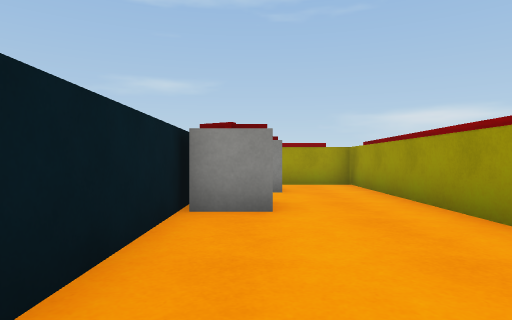
view 1 (above)

13 first-person views from a walk through a Unity game level. The camera is 0.62 m above the floor, looks level and sees 75° across. The floor is counted in squares, 1 m on a side. Each view is taken from the middle of a square. On the plan, view 1 faces up. The plan holds only what a view shows up to about 10 squares ahead; the rest is blank. The place goes on beyond the plan. The player is left out. Surface patterns are stand-ins for the level's own textures.

view 2
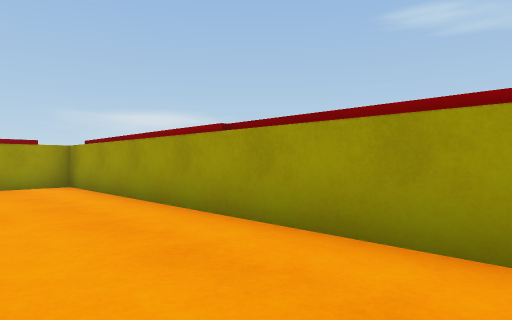

view 3
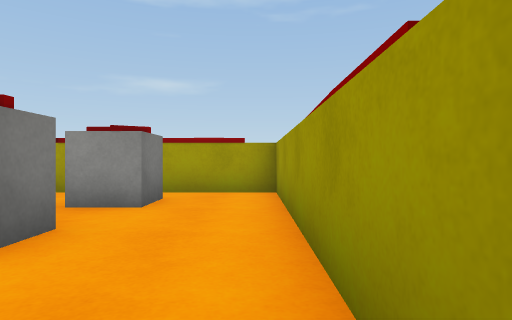

view 4
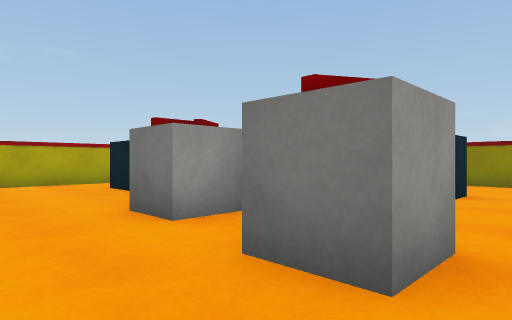

view 5
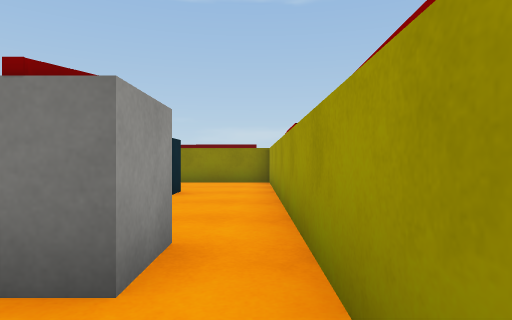

view 6
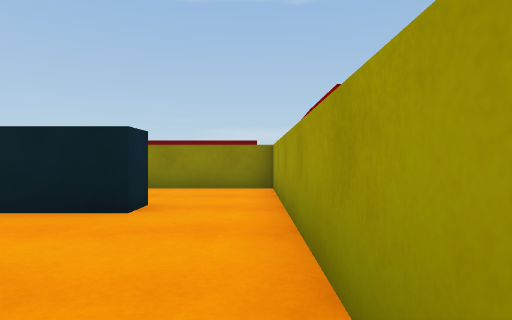

view 7
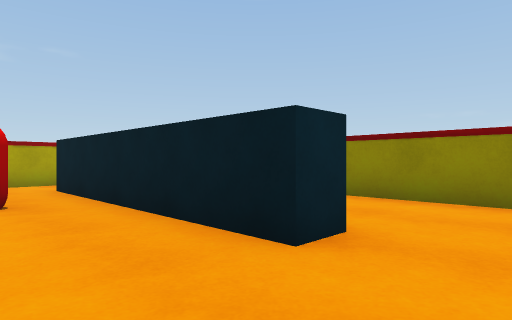

view 8
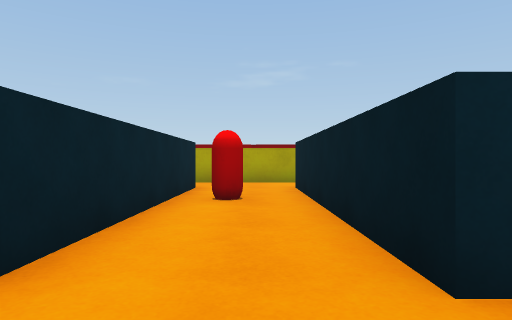

view 9
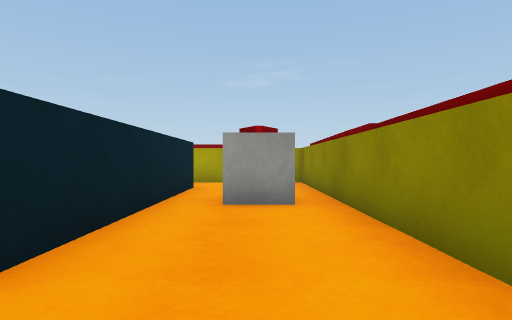

view 10
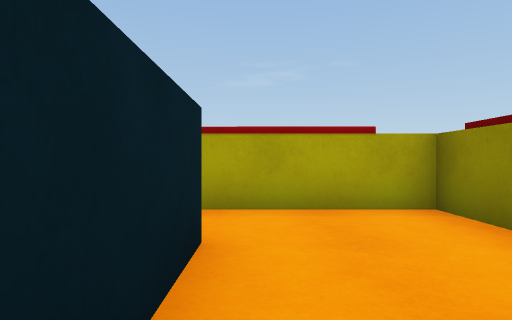

view 11
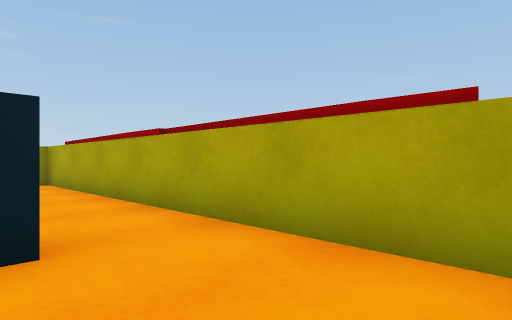

view 12
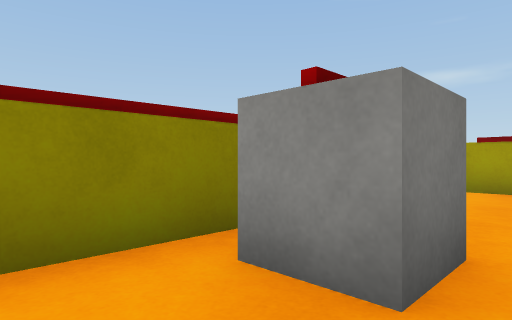

view 13
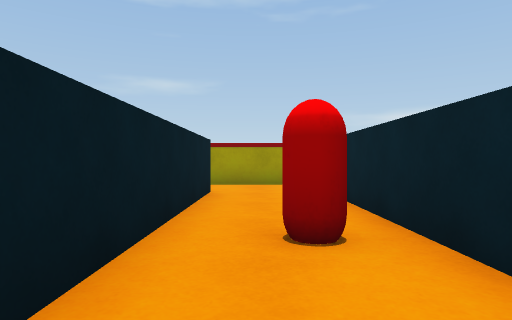

### Floor plan
Ten units are one square. View 1 is at (0, 0); x grows to the right and y downward. Boxes are objects, and circles mark ways between rooms. Rooms are numbered by the first view taken in them; rooms with no view inside come last. Other rooms are left out.
<svg viewBox="-78 -89 107 106">
<path fill="none" stroke="#000" d="M-9 -48 -9 -5M-6 12 24 12 24 -84 -16 -84M-39 -65 -39 -35M-16 -84 -36 -84M-16 -35 -16 -62M-46 -65 -39 -65M-46 -4 -46 -62M-36 -84 -73 -84 -73 12 -46 12M-16 -5 -16 -35M-39 -35 -39 -5M-46 12 -6 12"/>
<rect x="-5" y="-55" width="10" height="20" fill="#bbb"><title>other object</title></rect>
<rect x="-5" y="-75" width="10" height="20" fill="#bbb"><title>other object</title></rect>
<rect x="-65" y="-35" width="10" height="10" fill="#bbb"><title>other object</title></rect>
<rect x="-35" y="-35" width="10" height="10" fill="#bbb"><title>red capsule</title></rect>
<circle cx="-10" cy="-75" r="3" fill="#2a7"/>
<circle cx="-10" cy="0" r="3" fill="#2a7"/>
<circle cx="-40" cy="-75" r="3" fill="#2a7"/>
<circle cx="-20" cy="-30" r="3" fill="#2a7"/>
<circle cx="-40" cy="0" r="3" fill="#2a7"/>
<text x="10" y="-40">1</text>
<text x="-30" y="-60">2</text>
<text x="-60" y="-40">3</text>
<text x="-30" y="-10">4</text>
</svg>
Room 1 opens to room 2. Room 1 opens to room 4. Room 2 opens to room 3. Room 2 opens to room 4. Room 3 opens to room 4.

Where each view was taken, in squares from view 1:
view 1: 0 up, 0 right, facing up
view 2: 0 up, 0 right, facing up-right
view 3: 2 up, 2 right, facing up
view 4: 8 up, 2 right, facing down-left
view 5: 8 up, 2 right, facing left
view 6: 8 up, 0 right, facing left
view 7: 8 up, 2 left, facing down-left
view 8: 8 up, 3 left, facing down
view 9: 8 up, 6 left, facing down
view 10: 3 up, 5 left, facing down
view 11: 1 up, 7 left, facing down-right
view 12: 1 up, 5 left, facing up-left
view 13: 0 up, 3 left, facing up
